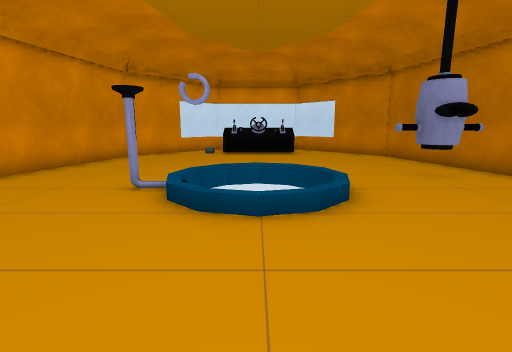
view 1 (above)

12 first-person views from a walk through a scene from a Unity 3-D project. The camera is 1.2 m above the floor, tilts 10° down and sees 85° across. The floor is counted in squares, 1 m on a side. Each view is taken from the middle of a square. On the plan, view 1 faces up. The plan holds only what a view shows up to about 13 squares ahead; the rest is blank. The player is left out.

view 2
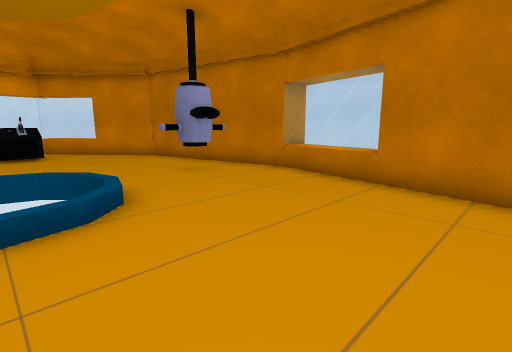

view 3
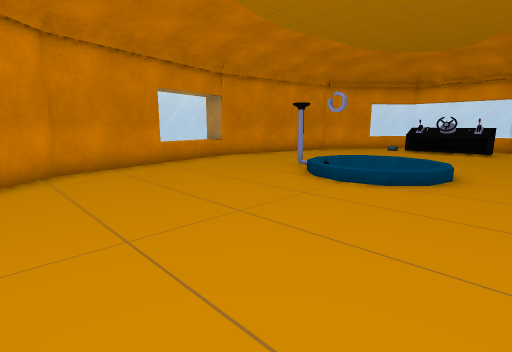

view 4
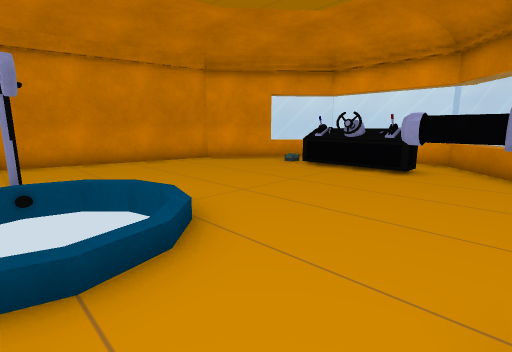

view 5
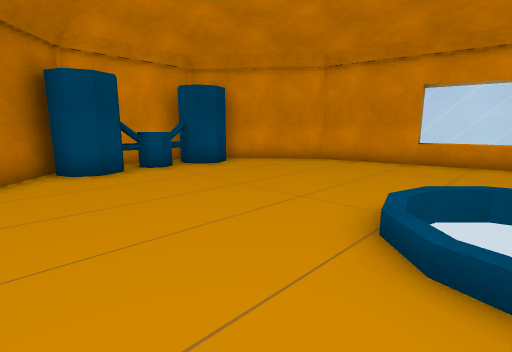

view 6
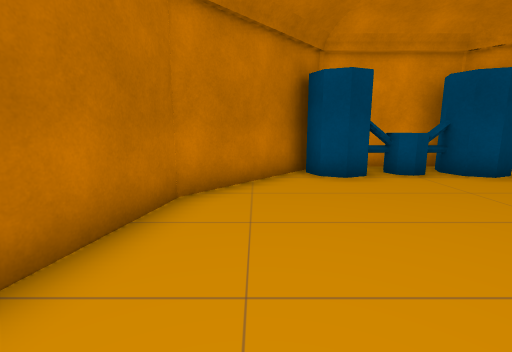

view 7
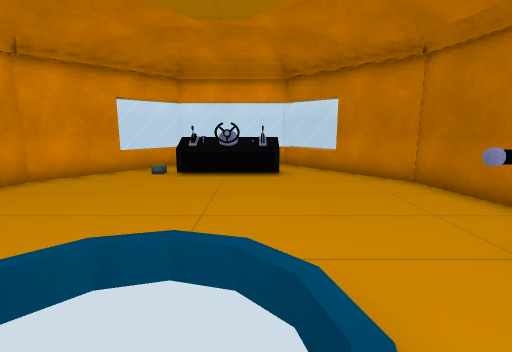

view 8
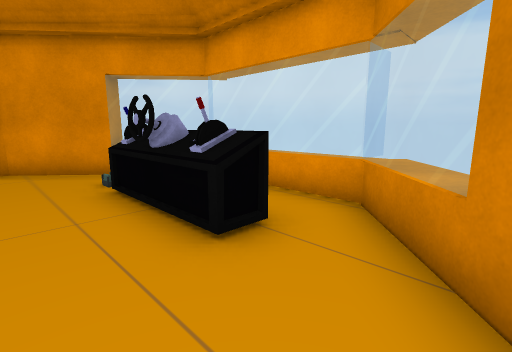

view 9
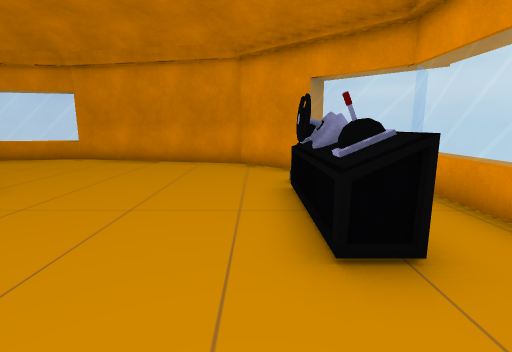

view 10
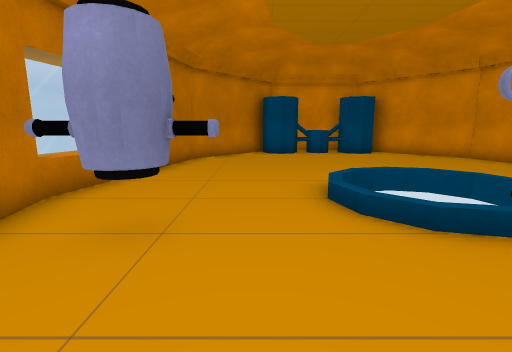

view 11
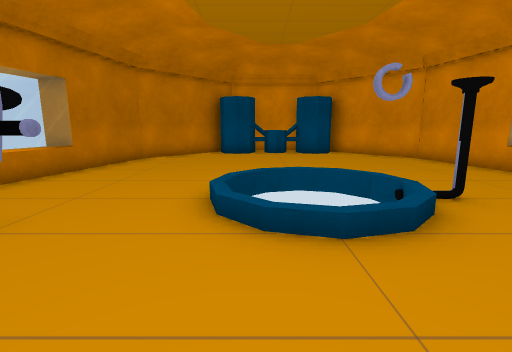

view 12
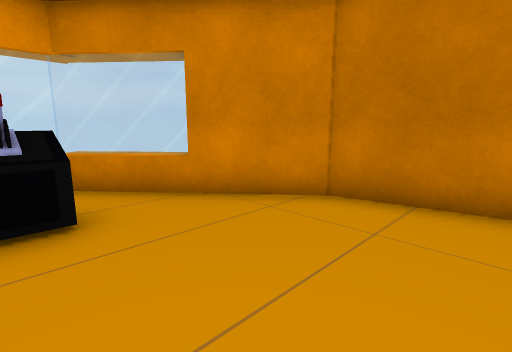

### Floor plan
Points are (right, up) in squares from view 1. A wall is a line through its corners. A room is listed if a view was taken in it or the views show most of it. See-through windows are left out.
Room 1 (views 1, 2, 3, 4, 5, 6, 7, 8, 9, 10, 11, 12)
walls: (-0.9, 5.4) (-1.4, 5.3); (-0.9, 5.3) (-1.3, 5.3) (-0.9, 5.5); (-1.4, 5.6) (-0.9, 5.5); (-1.5, 5.5) (-0.9, 5.5); (-6.4, 5.3) (-5.2, -0.7) (-2.8, -3.5); (-3.6, 13.4) (-5.2, 11.5) (-6.4, 5.5); (0.6, -3.1) (1.1, -3.3); (0.6, -3.3) (1.2, -3.1) (1.3, -2.8) (1.8, -2.5) (2.4, -2.8) (2.7, -3.4); (-0.6, -3.2) (-0.4, -3.3); (-0.9, -3.3) (-0.8, -3.2); (-2.5, -3.2) (-2.3, -2.8) (-1.7, -2.6) (-1.1, -2.8) (-0.9, -3.4); (2.5, -4) (5.4, -0.7) (6.6, 5.4) (5.4, 11.5) (3.7, 13.5); (-1.5, -4.4) (0.8, -4.4)
low walls: (2.6, 14.7) (1.9, 15.4); (2.2, 15.2) (-1, 15.2); (-2.1, 15.1) (-2.5, 14.6); (-0.4, -3) (0.1, -2.8) (0.4, -3) (0.6, -3.3); (0.5, -3.2) (1.1, -3.2); (-1, -3.2) (-0.6, -3.2)
objects: other object (-1, 13) to (2, 13); other object (4, 6) to (5, 7)

Positions as (right, up) in squares from view 1, and headings:
1: (0, 0), facing up
2: (0, 0), facing up-right
3: (3, -2), facing up-left
4: (4, 5), facing up-left
5: (4, 5), facing down-left
6: (4, 4), facing down
7: (1, 4), facing up
8: (4, 11), facing up-left
9: (4, 12), facing left
10: (3, 10), facing down
11: (1, 10), facing down
12: (1, 9), facing up-right
